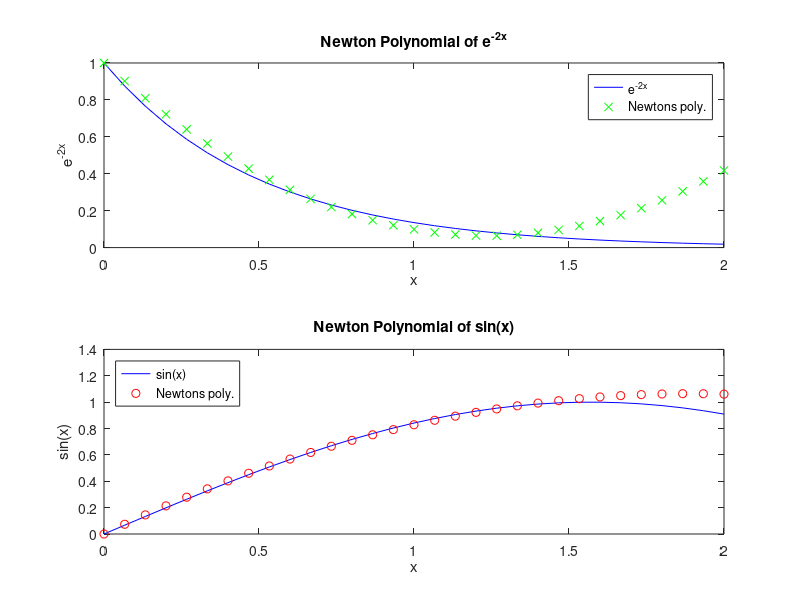

Recreate this plot in MATLAB.
%Rozniakowski_Andrew_compare.m

%This program computes the Newton polynomial for the 2 functions: f(x) =
%e^2x and g(x) = sin(x) with evenly spaced nodes on the interval [0,2].

%Part C: Looking at the graph the Newton Polynomial for sin(x) is much
%better. It's only slightly off as it approaches the end of the interval, 
%compared to e^(-2x) which turns upwards and is way off by the end of the 
%interval. This is true because the derivatives of the function controls
%the bound on its error. So for the function g(x) = sin(x) its derivatives 
%will never be greater than one or less than -1. While f(x) = e^(-2x) 
%derivatives continually grow more negative or positive. Therefore the 
%bound for f(x)'s error will continually grow larger.       

clear all
close all

%Declare variables 
n = 3;
a = 0;
b = 2;
h = (b-a)/n;
x = zeros(1,n);
X = linspace(0, 2, 31);
Y_f = exp(-2*X);
Y_g = sin(X);
D_f = zeros(n, n);
D_g = zeros(n, n);

%Computing evenly spaced nodes
x(1) = a;
for p = 1:n
    x(p+1) = x(1) + p*h;
end

%Declaring y values
y_f = exp(-2*x);
y_g = sin(x);

%Computing divided difference table for f(x) and g(x)
for i = 1:n
    D_f(i,1) = y_f(i);
    D_g(i,1) = y_g(i);
end

for j = 2:n
    for k = j:n
        D_f(k,j) = (D_f(k,j-1) - D_f(k-1,j-1))/(x(k)-x(k-j+1));
        D_g(k,j) = (D_g(k,j-1) - D_g(k-1,j-1))/(x(k)-x(k-j+1));
    end
end    

%Using Horners Method to create Newtons Polynomials
S_f = D_f(end,end);
S_g = D_g(end,end);
for i = n-1:-1:1
    S_f = S_f.*(X-x(i)) + D_f(i,i);
    S_g = S_g.*(X-x(i)) + D_g(i,i);
end

%Plotting
figure
subplot(2,1,1);
plot(X,Y_f,'b');
hold on
plot(X,S_f,'gx');
title('Newton Polynomial of e^{-2x}');
legend('e^{-2x}', 'Newtons poly.', 'Location' ,'northeast');
xlabel('x');
ylabel('e^{-2x}');
subplot(2,1,2);
plot(X,Y_g,'b');
hold on
plot(X,S_g,'ro');
title('Newton Polynomial of sin(x)');
legend('sin(x)', 'Newtons poly.', 'Location' ,'northwest');
xlabel('x');
ylabel('sin(x)');
